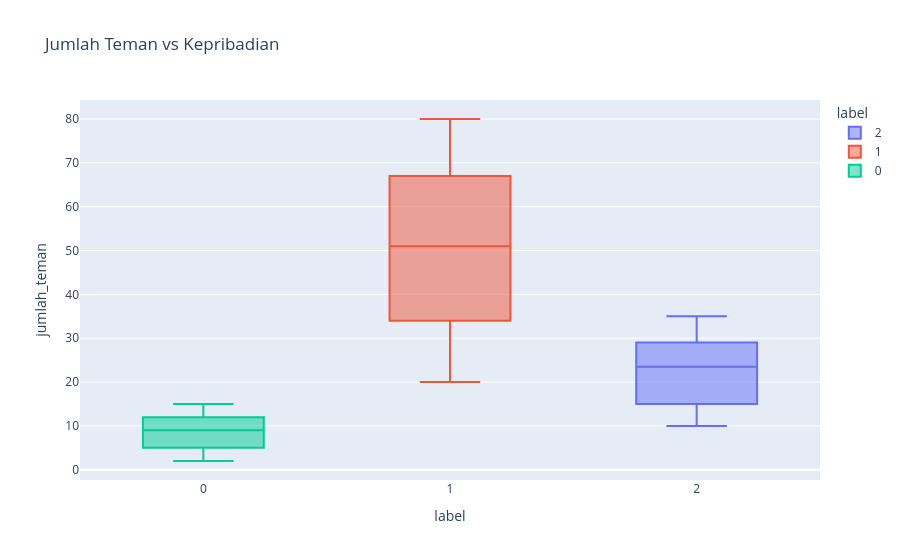

This figure's notebook cell:
### Code cell
# Analisis Jumlah Teman vs Kepribadian
fig = px.box(
    df,
    x='label',
    y='jumlah_teman',
    color='label',
    title='Jumlah Teman vs Kepribadian'
)

fig.show()

### Figure 1 — Plotly figure (JSON) as saved in the notebook; plotly's stock layout.template omitted (floating-point values rounded to 4 significant figures; data arrays with more than 128 entries replaced by an {"elided": "..."} marker saying what was removed)
{"data": [{"alignmentgroup": "True", "hovertemplate": "label=%{x}<br>jumlah_teman=%{y}<extra></extra>", "legendgroup": "2", "marker": {"color": "#636efa"}, "name": "2", "notched": false, "offsetgroup": "2", "orientation": "v", "showlegend": true, "type": "box", "x": {"elided": "350 int values"}, "x0": " ", "xaxis": "x", "y": {"elided": "350 int values"}, "y0": " ", "yaxis": "y"}, {"alignmentgroup": "True", "hovertemplate": "label=%{x}<br>jumlah_teman=%{y}<extra></extra>", "legendgroup": "1", "marker": {"color": "#EF553B"}, "name": "1", "notched": false, "offsetgroup": "1", "orientation": "v", "showlegend": true, "type": "box", "x": {"elided": "300 int values"}, "x0": " ", "xaxis": "x", "y": {"elided": "300 int values"}, "y0": " ", "yaxis": "y"}, {"alignmentgroup": "True", "hovertemplate": "label=%{x}<br>jumlah_teman=%{y}<extra></extra>", "legendgroup": "0", "marker": {"color": "#00cc96"}, "name": "0", "notched": false, "offsetgroup": "0", "orientation": "v", "showlegend": true, "type": "box", "x": {"elided": "350 int values"}, "x0": " ", "xaxis": "x", "y": {"elided": "350 int values"}, "y0": " ", "yaxis": "y"}], "layout": {"boxmode": "overlay", "legend": {"title": {"text": "label"}, "tracegroupgap": 0}, "title": {"text": "Jumlah Teman vs Kepribadian"}, "xaxis": {"anchor": "y", "categoryarray": [2, 1, 0], "categoryorder": "array", "domain": [0, 1], "title": {"text": "label"}}, "yaxis": {"anchor": "x", "domain": [0, 1], "title": {"text": "jumlah_teman"}}}}
